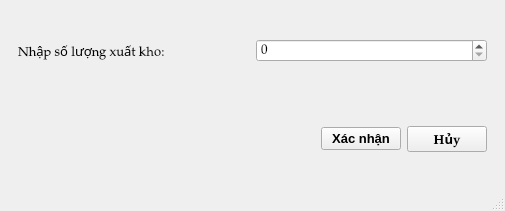
<?xml version="1.0" encoding="UTF-8"?>
<ui version="4.0">
 <class>SL_XuatKho</class>
 <widget class="QMainWindow" name="SL_XuatKho">
  <property name="geometry">
   <rect>
    <x>0</x>
    <y>0</y>
    <width>505</width>
    <height>211</height>
   </rect>
  </property>
  <property name="windowTitle">
   <string>Xác nhận số lượng</string>
  </property>
  <widget class="QWidget" name="centralwidget">
   <layout class="QVBoxLayout" name="verticalLayout">
    <item>
     <widget class="QWidget" name="widget" native="true">
      <layout class="QHBoxLayout" name="horizontalLayout">
       <item>
        <widget class="QLabel" name="label">
         <property name="font">
          <font>
           <family>Palatino Linotype</family>
           <pointsize>10</pointsize>
          </font>
         </property>
         <property name="text">
          <string>Nhập số lượng xuất kho:</string>
         </property>
        </widget>
       </item>
       <item>
        <widget class="QSpinBox" name="spinBox">
         <property name="font">
          <font>
           <family>Palatino Linotype</family>
           <pointsize>10</pointsize>
           <weight>50</weight>
           <bold>false</bold>
          </font>
         </property>
        </widget>
       </item>
      </layout>
     </widget>
    </item>
    <item>
     <widget class="QWidget" name="widget_2" native="true">
      <layout class="QHBoxLayout" name="horizontalLayout_2">
       <item>
        <spacer name="horizontalSpacer">
         <property name="orientation">
          <enum>Qt::Horizontal</enum>
         </property>
         <property name="sizeHint" stdset="0">
          <size>
           <width>286</width>
           <height>20</height>
          </size>
         </property>
        </spacer>
       </item>
       <item>
        <widget class="QPushButton" name="pushButton">
         <property name="font">
          <font>
           <pointsize>10</pointsize>
           <weight>75</weight>
           <bold>true</bold>
          </font>
         </property>
         <property name="text">
          <string>Xác nhận</string>
         </property>
        </widget>
       </item>
       <item>
        <widget class="QPushButton" name="pushButton_2">
         <property name="font">
          <font>
           <family>Palatino Linotype</family>
           <pointsize>10</pointsize>
           <weight>75</weight>
           <bold>true</bold>
          </font>
         </property>
         <property name="text">
          <string>Hủy</string>
         </property>
        </widget>
       </item>
      </layout>
     </widget>
    </item>
   </layout>
  </widget>
  <widget class="QMenuBar" name="menubar">
   <property name="geometry">
    <rect>
     <x>0</x>
     <y>0</y>
     <width>505</width>
     <height>25</height>
    </rect>
   </property>
  </widget>
  <widget class="QStatusBar" name="statusbar"/>
 </widget>
 <resources/>
 <connections/>
</ui>
